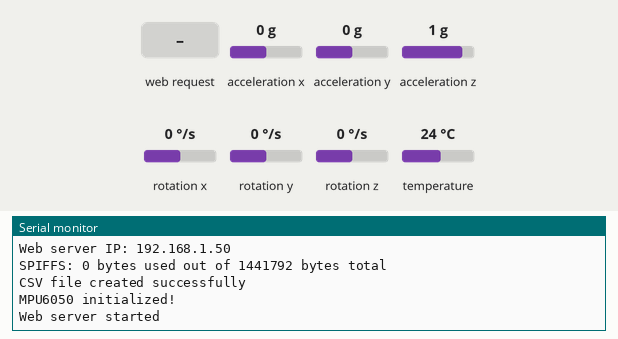
Bench run of a sketch on a simulated ESP32. On the bench: the last lines printed to the serial monitor. The test bench sets the inputs (shaded band); at power-on: acceleration x 0 g, acceleration y 0 g, acceleration z 1 g, rotation x 0 °/s, rotation y 0 °/s, rotation z 0 °/s, temperature 24 °C. WiFi joins after 1.5 s; servers stay silent unless stated; storage starts empty.

Above: at 2.7 s.
2.8 s: HTTP request GET /toggleRecord received
At 3.6 s:
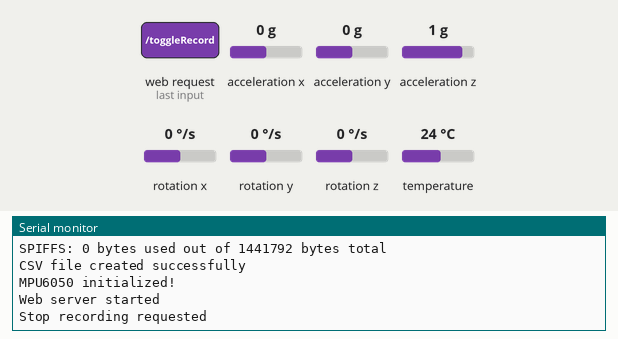
4.3 s: HTTP request GET /toggleRecord?activity=1 received
At 4.7 s:
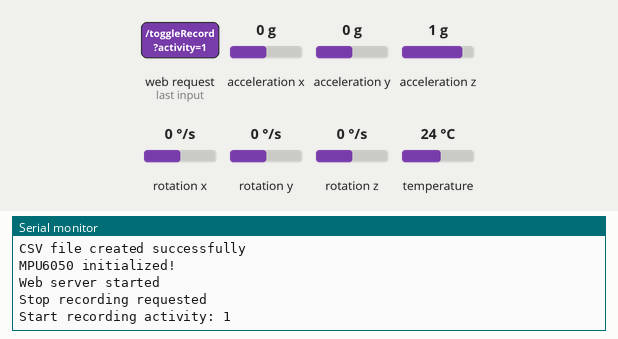

Measured:
- after the input at 2.8 s, the serial monitor: prints a new line at once (image 1)
- after the input at 4.3 s, the serial monitor: prints a new line at once (image 2)

The sketch:

get_data_from_esp32.ino
```cpp
#include <WiFi.h>
#include <WebServer.h>
#include <Wire.h>
#include <Adafruit_MPU6050.h>
#include <Adafruit_Sensor.h>
#include <SPIFFS.h>

const char* ssid = "duy";
const char* password = "11111111";

Adafruit_MPU6050 mpu;
WebServer server(80);

const char* filename = "/sensor_data4.csv";


bool isRecording = false;
String currentActivityLabel = "unknown";


const unsigned long sampleInterval = 20;
unsigned long lastSampleTime = 0;

const int bufferSize = 200;
String dataBuffer[bufferSize];
int bufferIndex = 0;

void checkSPIFFSSpace() {
  size_t totalBytes = SPIFFS.totalBytes();
  size_t usedBytes = SPIFFS.usedBytes();
  Serial.printf("SPIFFS: %d bytes used out of %d bytes total\n", usedBytes, totalBytes);
}

void setup() {
  Serial.begin(115200);
  Wire.begin(21, 22);

  // Connect to WiFi
  WiFi.begin(ssid, password);
  Serial.print("Connecting to WiFi...");
  while (WiFi.status() != WL_CONNECTED) {
    delay(500);
    Serial.print(".");
  }
  Serial.println(" Connected!");


  // Initialize SPIFFS
  if (!SPIFFS.begin(true)) {
    Serial.println("Formatting SPIFFS...");
    SPIFFS.format();
    Serial.println("SPIFFS formatted");
    if (!SPIFFS.begin(true)) {
      Serial.println("SPIFFS init failed!");
      while(1);
    }
  }
  Serial.println("SPIFFS mounted successfully");
  Serial.print("Web server IP: ");
  Serial.println(WiFi.localIP());
  // Kiểm tra dung lượng SPIFFS
  checkSPIFFSSpace();

  if (SPIFFS.exists(filename)) {
    SPIFFS.remove(filename);
    Serial.println("Old CSV file removed");
  }

  // Create CSV file
  File file = SPIFFS.open(filename, FILE_WRITE);
  if (file) {
    file.println("Time,AccelX,AccelY,AccelZ,GyroX,GyroY,GyroZ,ActivityLabel");
    file.close();
    Serial.println("CSV file created successfully");
  } else {
    Serial.println("Failed to create CSV file");
    return;
  }

  // Initialize MPU6050 sensor
  if (!mpu.begin(0x68)) {
    Serial.println("MPU6050 initialization failed. Check wiring!");
    while (1);
  }
  Serial.println("MPU6050 initialized!");

  // Configure web server routes
  server.on("/", handleRoot);
  server.on("/toggleRecord", handleToggleRecord);
  server.on("/download", handleDownload);
  server.on("/sensorData", handleSensorData);
  server.begin();
  Serial.println("Web server started");
}

void handleRoot() {
  String ipAddress = WiFi.localIP().toString();
  String message = R"rawliteral(
    <html>
      <head > <meta charset="UTF-8">

        <title>MPU6050 Sensor Data</title>
        <style>
          .button-activity {
            padding: 10px 20px;
            font-size: 16px;
            margin: 5px;
            border: none;
            border-radius: 5px;
            background-color: #4CAF50;
            color: white;
            cursor: pointer;
          }
          .button-activity.selected {
            background-color: #008CBA;
          }
          #sensorData {
            text-align: center;
            margin-top: 20px;
          }
        </style>
      </head>
      <body>
        <center><h1>MPU6050 Sensor Data</h1></center>
        <div style="text-align:center;">
          <button class="button-activity" onclick="startRecording('fall_forward')" id="fall_forwardBtn">Fall_forward</button>
          <button class="button-activity" onclick="startRecording('fall_backward')" id="fall_backwardBtn">Fall_backward</button>
          <button class="button-activity" onclick="startRecording('fall_left')" id="fall_leftBtn">Fall_left</button>
          <button class="button-activity" onclick="startRecording('fall_right')" id="fall_rightBtn">Fall_right</button>
          <button class="button-activity" onclick="startRecording('standing')" id="standingBtn">Standing</button>
          <button id="recordButton" style="display:none;" onclick="stopRecording()">Stop Recording</button> <br><br>
          <span id="activityLabelDisplay">Hoạt động hiện tại: Chưa xác định</span>
        </div>

        <a href="/download" id="downloadLink" style="display:none;">Tải dữ liệu CSV</a>
        <div id="sensorData">
          <h2>Dữ liệu cảm biến trực tiếp</h2>
          <p>Loading...</p>
        </div>

        <script>
          let currentActivity = 'unknown';
          let isRecordingNow = false;
          const activityButtons = document.querySelectorAll('.button-activity');
          const recordButton = document.getElementById('recordButton');
          const downloadLink = document.getElementById('downloadLink');
          const activityLabelDisplay = document.getElementById('activityLabelDisplay');

          function startRecording(activity) {
            if (!isRecordingNow) {
              currentActivity = activity;
              activityLabelDisplay.innerText = 'Hoạt động hiện tại: ' + formatActivity(activity);
              activityButtons.forEach(btn => btn.classList.remove('selected'));
              document.getElementById(activity + 'Btn').classList.add('selected');

              fetch('/toggleRecord?activity=' + activity)
                .then(response => response.text())
                .then(state => {
                  if (state === 'true') {
                    isRecordingNow = true;
                    recordButton.style.display = 'inline-block';
                    activityButtons.forEach(btn => btn.disabled = true);
                  }
                });
            }
          }

          function stopRecording() {
            if (isRecordingNow) {
              fetch('/toggleRecord', {method: 'POST'})
                .then(response => response.text())
                .then(state => {
                  if (state === 'false') {
                    isRecordingNow = false;
                    recordButton.style.display = 'none';
                    downloadLink.style.display = 'block';
                    activityButtons.forEach(btn => {
                      btn.classList.remove('selected');
                      btn.disabled = false;
                    });
                    activityLabelDisplay.innerText = 'Hoạt động hiện tại: Chưa xác định';
                    currentActivity = 'unknown';
                  }
                });
            }
          }

          function formatActivity(activity) {
            switch (activity) {
              case 'fall_forward': return 'Ngã về phía trước';
              case 'fall_backward': return 'Ngã về phía sau';
              case 'fall_left': return 'Ngã sang trái';
              case 'fall_right': return 'Ngã sang phải';
              case 'standing': return 'Đứng bình thường';
              default: return 'Chưa xác định';
            }
          }

          setInterval(() => {
            fetch('/sensorData')
              .then(response => response.json())
              .then(data => {
                document.getElementById('sensorData').innerHTML = `
                  <h2>Dữ liệu cảm biến trực tiếp</h2>
                  <p>Thời gian: ${data.time}</p>
                  <p>Hoạt động: ${formatActivity(currentActivity)}</p>
                  <p>AccelX: ${data.accelX.toFixed(2)} m/s²</p>
                  <p>AccelY: ${data.accelY.toFixed(2)} m/s²</p>
                  <p>AccelZ: ${data.accelZ.toFixed(2)} m/s²</p>
                  <p>GyroX: ${data.gyroX.toFixed(2)} °/s</p>
                  <p>GyroY: ${data.gyroY.toFixed(2)} °/s</p>
                  <p>GyroZ: ${data.gyroZ.toFixed(2)} °/s</p>
                `;
              });
          }, 500);
        </script>
      </body>
    </html>
  )rawliteral";

  server.send(200, "text/html", message);
}


void handleToggleRecord() {
  if (server.hasArg("activity")) {
    currentActivityLabel = server.arg("activity");
    Serial.print("Start recording activity: ");
    Serial.println(currentActivityLabel);
    isRecording = true;
  } else {
    Serial.println("Stop recording requested");
    isRecording = false;
  }

  server.send(200, "text/plain", isRecording ? "true" : "false");
}

void handleDownload() {
  if (!SPIFFS.exists(filename)) {
    server.send(500, "text/plain", "No CSV file available");
    return;
  }

  File file = SPIFFS.open(filename, FILE_READ);
  if (!file) {
    server.send(500, "text/plain", "Failed to open file for reading");
    return;
  }

  server.streamFile(file, "text/csv");
  file.close();
}

void handleSensorData() {
  sensors_event_t a, g, temp;
  mpu.getEvent(&a, &g, &temp);

  String jsonData = "{";
  jsonData += "\"time\":" + String(millis()) + ",";
  jsonData += "\"activity\":\"" + currentActivityLabel + "\",";
  jsonData += "\"accelX\":" + String(a.acceleration.x, 2) + ",";
  jsonData += "\"accelY\":" + String(a.acceleration.y, 2) + ",";
  jsonData += "\"accelZ\":" + String(a.acceleration.z, 2) + ",";
  jsonData += "\"gyroX\":" + String(g.gyro.x, 2) + ",";
  jsonData += "\"gyroY\":" + String(g.gyro.y, 2) + ",";
  jsonData += "\"gyroZ\":" + String(g.gyro.z, 2) + "}";

  server.send(200, "application/json", jsonData);
}

void appendToCSV(sensors_event_t a, sensors_event_t g) {
  String csvLine = String(millis()) + "," +
                   String(a.acceleration.x, 2) + "," +
                   String(a.acceleration.y, 2) + "," +
                   String(a.acceleration.z, 2) + "," +
                   String(g.gyro.x, 2) + "," +
                   String(g.gyro.y, 2) + "," +
                   String(g.gyro.z, 2) + "," +
                   currentActivityLabel;

  // Add data to buffer
  dataBuffer[bufferIndex] = csvLine;
  bufferIndex++;

  // Write buffer to file if full
  if (bufferIndex >= bufferSize) {
    File file = SPIFFS.open(filename, FILE_APPEND);
    if (file) {
      for (int i = 0; i < bufferSize; i++) {
        file.println(dataBuffer[i]);
      }
      file.close();
      bufferIndex = 0; // Reset buffer index
    }
  }
}

void loop() {
  server.handleClient();

  if (isRecording) {
    unsigned long currentTime = millis();
    if (currentTime - lastSampleTime >= sampleInterval) {
      sensors_event_t accel, gyro, temp;
      mpu.getEvent(&accel, &gyro, &temp);
      appendToCSV(accel, gyro);
      lastSampleTime = currentTime;
    }
  }
}
```
